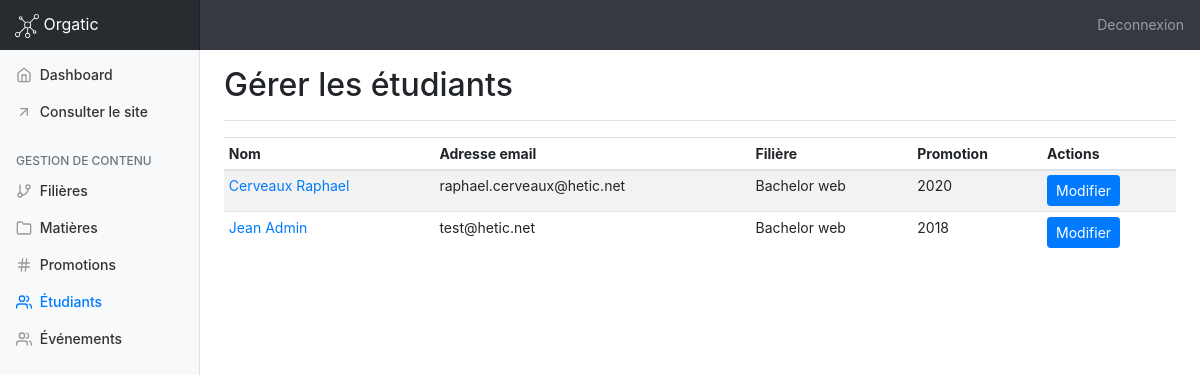
The app's page /manage_students.php (signed in), older data.
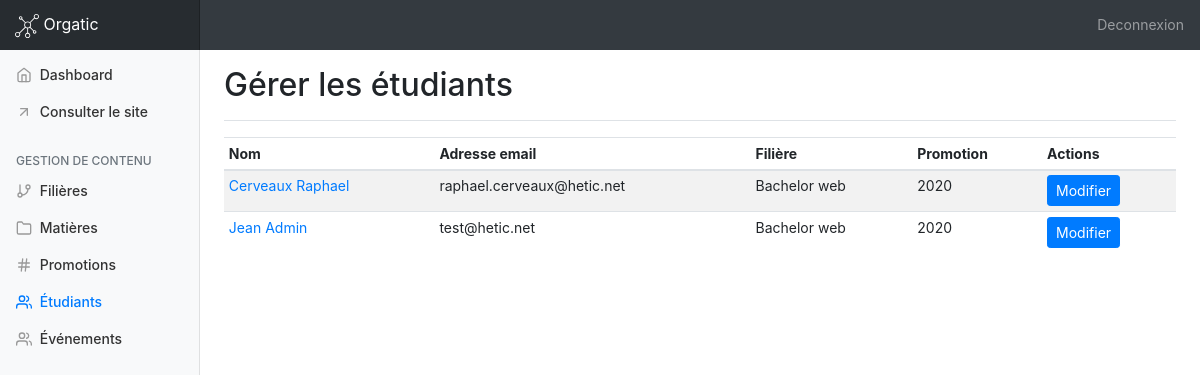
The same page, newer data.
### tables this page shows
CREATE TABLE `users` (
  `id` int(11) NOT NULL,
  `email` varchar(255) NOT NULL,
  `username` varchar(255) NOT NULL,
  `password` varchar(255) NOT NULL,
  `promoID` int(11) NOT NULL,
  `role` int(11) NOT NULL
);

CREATE TABLE `promos` (
  `id` int(11) NOT NULL,
  `year` int(11) NOT NULL,
  `filiereID` int(11) NOT NULL
);

CREATE TABLE `filieres` (
  `id` int(11) NOT NULL,
  `name` varchar(255) NOT NULL
);

### models/admin/manage_students.php (called while the page is built)
<?php
$req = $bdd->prepare('SELECT * FROM users ORDER BY id DESC');
$req->execute();
$students = $req->fetchAll();

### public/manage_students.php (the view, shortened to what this page needs)
<?php
    require_once '../app/config/system.php';
    $title = 'Gérer les étudiants';
    require_once DIR_MODELS . '/admin/manage_students.php';
    require_once INCLUDES . '/admin/header.php';
?>
        <main role="main" class="col-md-9 ml-sm-auto col-lg-10 pt-3 px-4">
            <div class="d-flex justify-content-between flex-wrap flex-md-nowrap align-items-center pb-2 mb-3 border-bottom">
                <h1 class="h2"><?= $title; ?></h1>
            </div>
            <div class="table-responsive">
                <table class="table table-striped table-sm">
                    <thead>
                    <tr>
                        <th>Nom</th>
                        <th>Adresse email</th>
                        <th>Filière</th>
                        <th>Promotion</th>
                        <th>Actions</th>
                    </tr>
                    </thead>
                    <tbody>
                    <?php
                        foreach ($students as $student) {
                            $req = $bdd->prepare('SELECT * FROM promos WHERE id = ?');
                            $req->execute([
                                $student['promoID']
                            ]);
                            $promo = $req->fetch();
                            $req = $bdd->prepare('SELECT * FROM filieres WHERE id = ?');
                            $req->execute([
                                $promo['filiereID']
                            ]);
                            $filiere = $req->fetch();
                            echo '<tr>';
                            echo '<td><a href="edit_student.php?id='.$student['id'].'">'.$student['username'].'</a></td>';
                            echo '<td>'.$student['email'].'</td>';
                            echo '<td>'.$filiere['name'].'</td>';
                            echo '<td>'.$promo['year'].'</td>';
                            echo '<td><a href="edit_student.php?id='.$student['id'].'" class="btn btn-sm btn-primary">Modifier</a></td>';
                            echo '</tr>';
                        }
                    ?>
                    </tbody>
                </table>
            </div>
        </main>
<?php
require_once INCLUDES . '/admin/footer.php';
?>

Row changes from the older to the newer data that the page shows:
changed users "Jean Admin": promoID.year "2018" → "2020"
